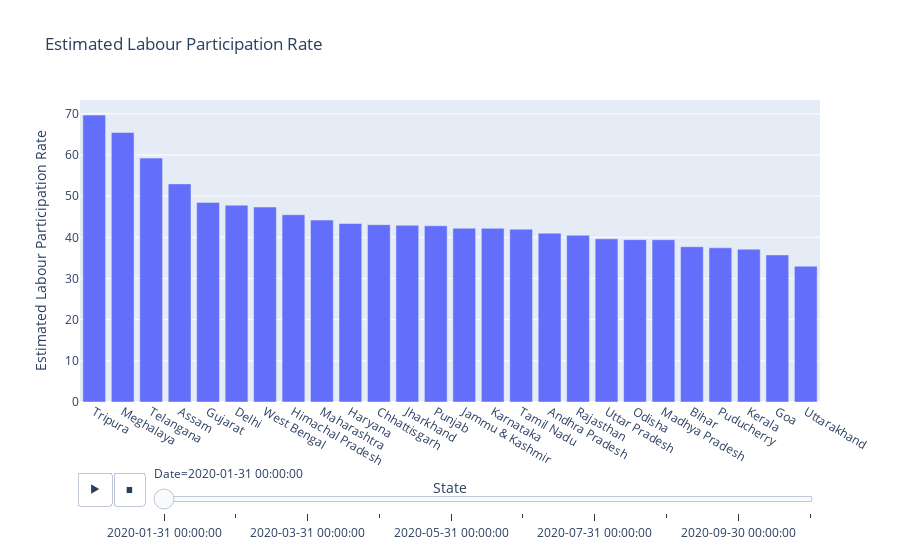

The code cell stored with this chart in its notebook:
### Code cell
fig=px.bar(df,x="State",y="Estimated Labour Participation Rate",animation_frame="Date",title="Estimated Labour Participation Rate")
fig.update_layout(xaxis={'categoryorder':'total descending'})
fig.layout.updatemenus[0].buttons[0].args[1]['frame']['duration']=2000
fig.show()

### Figure 1 — Plotly figure (JSON) as saved in the notebook; plotly's stock layout.template omitted (floating-point values rounded to 4 significant figures)
{"data": [{"alignmentgroup": "True", "hovertemplate": "Date=2020-01-31 00:00:00<br>State=%{x}<br>Estimated Labour Participation Rate=%{y}<extra></extra>", "legendgroup": "", "marker": {"color": "#636efa", "pattern": {"shape": ""}}, "name": "", "offsetgroup": "", "orientation": "v", "showlegend": false, "textposition": "auto", "type": "bar", "x": ["Andhra Pradesh", "Assam", "Bihar", "Chhattisgarh", "Delhi", "Goa", "Gujarat", "Haryana", "Himachal Pradesh", "Jammu & Kashmir", "Jharkhand", "Karnataka", "Kerala", "Madhya Pradesh", "Maharashtra", "Meghalaya", "Odisha", "Puducherry", "Punjab", "Rajasthan", "Tamil Nadu", "Telangana", "Tripura", "Uttar Pradesh", "Uttarakhand", "West Bengal"], "xaxis": "x", "y": [41.02, 52.98, 37.72, 43.08, 47.79, 35.73, 48.49, 43.36, 45.5, 42.2, 42.92, 42.18, 37.12, 39.42, 44.19, 65.49, 39.44, 37.46, 42.82, 40.51, 41.96, 59.25, 69.69, 39.63, 32.99, 47.35], "yaxis": "y"}], "layout": {"barmode": "relative", "legend": {"tracegroupgap": 0}, "sliders": [{"active": 0, "currentvalue": {"prefix": "Date="}, "len": 0.9, "pad": {"b": 10, "t": 60}, "steps": [{"args": [["2020-01-31 00:00:00"], {"frame": {"duration": 0, "redraw": true}, "fromcurrent": true, "mode": "immediate", "transition": {"duration": 0, "easing": "linear"}}], "label": "2020-01-31 00:00:00", "method": "animate"}, {"args": [["2020-02-29 00:00:00"], {"frame": {"duration": 0, "redraw": true}, "fromcurrent": true, "mode": "immediate", "transition": {"duration": 0, "easing": "linear"}}], "label": "2020-02-29 00:00:00", "method": "animate"}, {"args": [["2020-03-31 00:00:00"], {"frame": {"duration": 0, "redraw": true}, "fromcurrent": true, "mode": "immediate", "transition": {"duration": 0, "easing": "linear"}}], "label": "2020-03-31 00:00:00", "method": "animate"}, {"args": [["2020-04-30 00:00:00"], {"frame": {"duration": 0, "redraw": true}, "fromcurrent": true, "mode": "immediate", "transition": {"duration": 0, "easing": "linear"}}], "label": "2020-04-30 00:00:00", "method": "animate"}, {"args": [["2020-05-31 00:00:00"], {"frame": {"duration": 0, "redraw": true}, "fromcurrent": true, "mode": "immediate", "transition": {"duration": 0, "easing": "linear"}}], "label": "2020-05-31 00:00:00", "method": "animate"}, {"args": [["2020-06-30 00:00:00"], {"frame": {"duration": 0, "redraw": true}, "fromcurrent": true, "mode": "immediate", "transition": {"duration": 0, "easing": "linear"}}], "label": "2020-06-30 00:00:00", "method": "animate"}, {"args": [["2020-07-31 00:00:00"], {"frame": {"duration": 0, "redraw": true}, "fromcurrent": true, "mode": "immediate", "transition": {"duration": 0, "easing": "linear"}}], "label": "2020-07-31 00:00:00", "method": "animate"}, {"args": [["2020-08-31 00:00:00"], {"frame": {"duration": 0, "redraw": true}, "fromcurrent": true, "mode": "immediate", "transition": {"duration": 0, "easing": "linear"}}], "label": "2020-08-31 00:00:00", "method": "animate"}, {"args": [["2020-09-30 00:00:00"], {"frame": {"duration": 0, "redraw": true}, "fromcurrent": true, "mode": "immediate", "transition": {"duration": 0, "easing": "linear"}}], "label": "2020-09-30 00:00:00", "method": "animate"}, {"args": [["2020-10-31 00:00:00"], {"frame": {"duration": 0, "redraw": true}, "fromcurrent": true, "mode": "immediate", "transition": {"duration": 0, "easing": "linear"}}], "label": "2020-10-31 00:00:00", "method": "animate"}], "x": 0.1, "xanchor": "left", "y": 0, "yanchor": "top"}], "title": {"text": "Estimated Labour Participation Rate"}, "updatemenus": [{"buttons": [{"args": [null, {"frame": {"duration": 2000, "redraw": true}, "fromcurrent": true, "mode": "immediate", "transition": {"duration": 500, "easing": "linear"}}], "label": "&#9654;", "method": "animate"}, {"args": [[null], {"frame": {"duration": 0, "redraw": true}, "fromcurrent": true, "mode": "immediate", "transition": {"duration": 0, "easing": "linear"}}], "label": "&#9724;", "method": "animate"}], "direction": "left", "pad": {"r": 10, "t": 70}, "showactive": false, "type": "buttons", "x": 0.1, "xanchor": "right", "y": 0, "yanchor": "top"}], "xaxis": {"anchor": "y", "categoryorder": "total descending", "domain": [0, 1], "title": {"text": "State"}}, "yaxis": {"anchor": "x", "domain": [0, 1], "title": {"text": "Estimated Labour Participation Rate"}}}}
